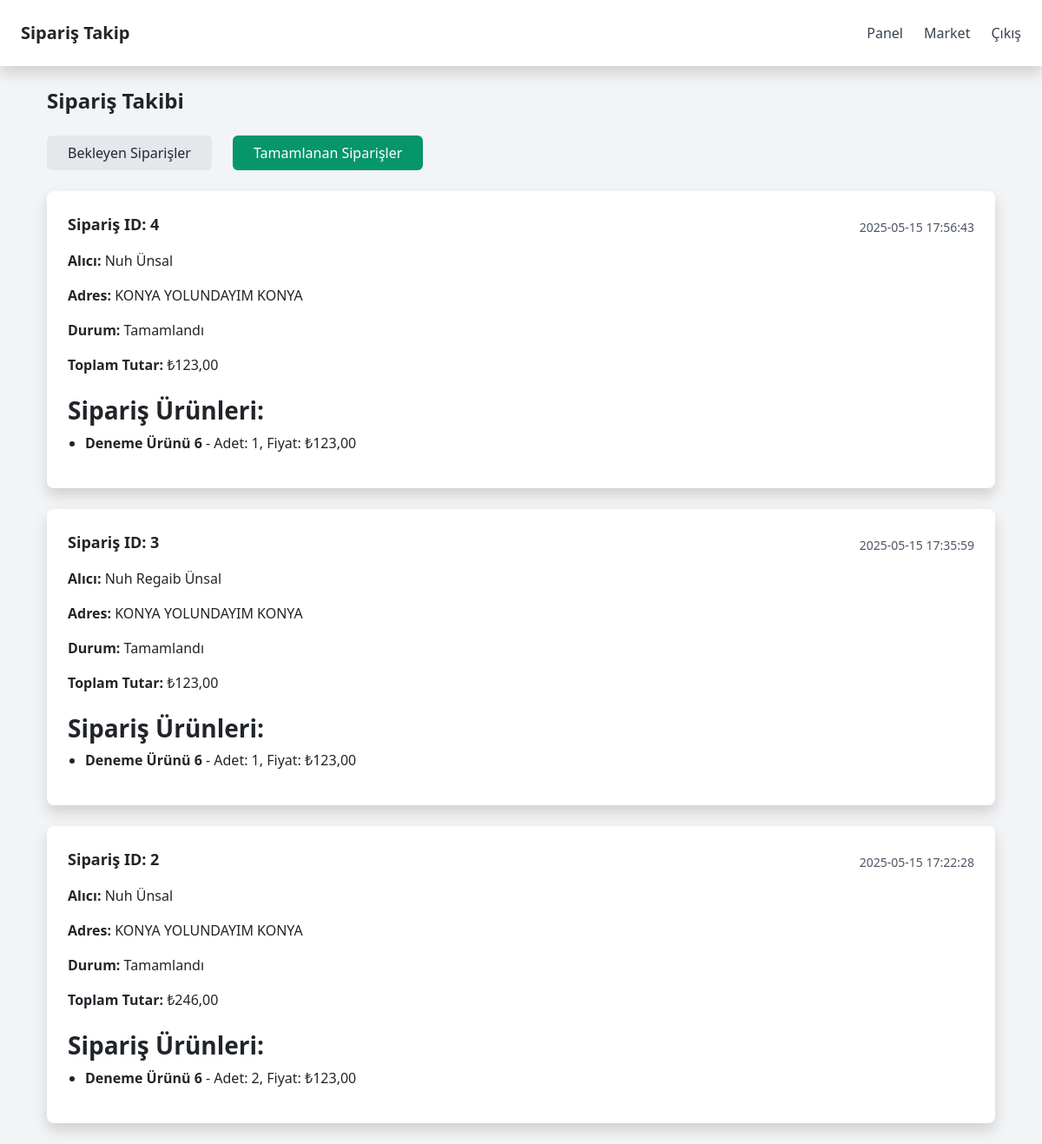
Screenshot of /saticipanel/siparistakip.php?filtre=tamamlanan (signed in) with the database file from the repository.
### tables this page shows
CREATE TABLE `siparisler` (
  `siparis_id` int(11) NOT NULL,
  `satici_id` int(11) DEFAULT NULL,
  `kullanici_id` int(11) DEFAULT NULL,
  `adres_id` int(11) DEFAULT NULL,
  `durum` varchar(50) DEFAULT NULL,
  `toplam_tutar` decimal(10,2) DEFAULT NULL,
  `siparis_tarihi` datetime DEFAULT current_timestamp()
);

CREATE TABLE `kullanicilar` (
  `kullanici_id` int(11) NOT NULL,
  `ad_soyad` varchar(100) DEFAULT NULL,
  `eposta` varchar(100) DEFAULT NULL,
  `sifre_hash` varchar(255) DEFAULT NULL,
  `satici` int(11) NOT NULL DEFAULT 0,
  `kullaniciOnay` int(11) DEFAULT NULL,
  `telefon` varchar(20) DEFAULT NULL,
  `kayit_tarihi` datetime DEFAULT current_timestamp(),
  `dogum_tarihi` datetime DEFAULT NULL
);

CREATE TABLE `adresler` (
  `adres_id` int(11) NOT NULL,
  `kullanici_id` int(11) DEFAULT NULL,
  `ad_soyad` varchar(100) DEFAULT NULL,
  `adres_satiri1` varchar(255) DEFAULT NULL,
  `adres_satiri2` varchar(255) DEFAULT NULL,
  `sehir` varchar(30) DEFAULT NULL,
  `posta_kodu` varchar(10) DEFAULT NULL,
  `ulke` varchar(30) DEFAULT NULL,
  `telefon` varchar(20) DEFAULT NULL
);

CREATE TABLE `siparisogeleri` (
  `siparis_oge_id` int(11) NOT NULL,
  `siparis_id` int(11) DEFAULT NULL,
  `urun_id` int(11) DEFAULT NULL,
  `adet` int(11) DEFAULT NULL,
  `birim_fiyat` decimal(10,2) DEFAULT NULL
);

CREATE TABLE `urunler` (
  `urun_id` int(11) NOT NULL,
  `ad` varchar(150) DEFAULT NULL,
  `aciklama` text DEFAULT NULL,
  `fiyat` decimal(10,2) DEFAULT NULL,
  `stok` int(11) DEFAULT NULL,
  `aktif` int(11) DEFAULT 1,
  `satici_id` int(11) DEFAULT NULL,
  `resim_url` varchar(255) DEFAULT NULL,
  `eklenme_tarihi` datetime DEFAULT current_timestamp()
);

### saticipanel/siparistakip.php (the view, shortened to what this page needs)
<?php
include "../baglanti.php";
$kullanici_id = $_SESSION['giren'];
$filtre = $_GET['filtre'] ?? 'bekleyen';
$durum = $filtre === 'tamamlanan' ? 'Tamamlandı' : 'Hazırlanıyor';
$siparislerSorgu = $db->prepare("
    SELECT s.*, k.ad_soyad, a.adres_satiri1
    FROM siparisler s
    JOIN kullanicilar k ON s.kullanici_id = k.kullanici_id
    LEFT JOIN adresler a ON s.adres_id = a.adres_id
    WHERE s.satici_id = :satici_id AND s.durum = :durum
    ORDER BY s.siparis_id DESC
");
$siparislerSorgu->execute([':satici_id' => $kullanici_id, ':durum' => $durum]);
$siparisler = $siparislerSorgu->fetchAll(PDO::FETCH_ASSOC);
?>
<!DOCTYPE html>
<html lang="tr">
<head>
    <link href="https://cdn.jsdelivr.net/npm/tailwindcss@2.2.19/dist/tailwind.min.css" rel="stylesheet">
    <link href="https://cdn.jsdelivr.net/npm/bootstrap@5.3.0/dist/css/bootstrap.min.css" rel="stylesheet">
</head>
<body class="bg-gray-100">
<nav class="bg-white shadow p-4 flex items-center justify-between sticky top-0 z-50">
    <div class="text-xl font-bold">Sipariş Takip</div>
    <div class="flex gap-4 items-center">
        <a href="saticiindex.php" class="text-gray-700 hover:text-black">Panel</a>
        <a href="../index.php" class="text-gray-700 hover:text-black">Market</a>
        <a href="../cikis.php" class="text-gray-700 hover:text-black">Çıkış</a>
    </div>
</nav>
<div class="container mx-auto px-4 py-6">
    <h1 class="text-2xl font-bold mb-6">Sipariş Takibi</h1>
    <div class="mb-6 flex gap-4">
        <a href="?filtre=bekleyen" class="px-4 py-2 rounded
           <?php echo $filtre === 'bekleyen' ? 'bg-blue-600 text-white' : 'bg-gray-200 text-gray-800'; ?>">
            Bekleyen Siparişler
        </a>
        <a href="?filtre=tamamlanan" class="px-4 py-2 rounded
           <?php echo $filtre === 'tamamlanan' ? 'bg-green-600 text-white' : 'bg-gray-200 text-gray-800'; ?>">
            Tamamlanan Siparişler
        </a>
    </div>
    <?php if (count($siparisler) === 0): ?>
        <p>Seçilen kritere uygun sipariş bulunamadı.</p>
    <?php else: ?>
        <div class="space-y-6">
            <?php foreach ($siparisler as $siparis): ?>
                <div class="bg-white shadow p-4 rounded-lg relative">
                    <div class="flex justify-between items-center mb-2">
                        <h2 class="text-lg font-semibold">Sipariş ID: <?php echo $siparis['siparis_id']; ?></h2>
                        <span class="text-sm text-gray-600"><?php echo $siparis['siparis_tarihi']; ?></span>
                    </div>
                    <p><strong>Alıcı:</strong> <?php echo htmlspecialchars($siparis['ad_soyad']); ?></p>
                    <p><strong>Adres:</strong> <?php echo htmlspecialchars($siparis['adres_satiri1'] ?? 'Adres yok'); ?></p>
                    <p><strong>Durum:</strong> <?php echo htmlspecialchars($siparis['durum']); ?></p>
                    <p><strong>Toplam Tutar:</strong> ₺<?php echo number_format($siparis['toplam_tutar'], 2, ',', '.'); ?></p>
                    <div class="mt-4">
                        <h3 class="font-semibold mb-2">Sipariş Ürünleri:</h3>
                        <ul class="list-disc pl-5 space-y-1">
                            <?php
                            $ogeSorgu = $db->prepare("SELECT so.*, u.ad FROM siparisogeleri so JOIN urunler u ON so.urun_id = u.urun_id WHERE so.siparis_id = :siparis_id");
                            $ogeSorgu->execute([':siparis_id' => $siparis['siparis_id']]);
                            $ogeler = $ogeSorgu->fetchAll(PDO::FETCH_ASSOC);
                            foreach ($ogeler as $oge): ?>
                                <li>
                                    <strong><?php echo htmlspecialchars($oge['ad']); ?></strong> -
                                    Adet: <?php echo $oge['adet']; ?>,
                                    Fiyat: ₺<?php echo number_format($oge['birim_fiyat'], 2, ',', '.'); ?>
                                </li>
                            <?php endforeach; ?>
                        </ul>
                    </div>
                </div>
            <?php endforeach; ?>
        </div>
    <?php endif; ?>
</div>
</body>
</html>

### saticipanel/siparistakip.php (style rules this page uses)
a { text-decoration: none; }

### rows the page displays
siparisler: siparis_id "4", siparis_tarihi "2025-05-15 17:56:43", satici.ad_soyad "Nuh Ünsal", adres.adres_satiri1 "KONYA YOLUNDAYIM KONYA", durum "Tamamlandı", toplam_tutar "123,00"
siparisogeleri: urun.ad "Deneme Ürünü 6", adet "1", birim_fiyat "123,00"
siparisler: siparis_id "3", siparis_tarihi "2025-05-15 17:35:59", kullanici.ad_soyad "Nuh Regaib Ünsal", adres.adres_satiri1 "KONYA YOLUNDAYIM KONYA", durum "Tamamlandı", toplam_tutar "123,00"
siparisogeleri: urun.ad "Deneme Ürünü 6", adet "1", birim_fiyat "123,00"
siparisler: siparis_id "2", siparis_tarihi "2025-05-15 17:22:28", satici.ad_soyad "Nuh Ünsal", adres.adres_satiri1 "KONYA YOLUNDAYIM KONYA", durum "Tamamlandı", toplam_tutar "246,00"
siparisogeleri: urun.ad "Deneme Ürünü 6", adet "2", birim_fiyat "123,00"
